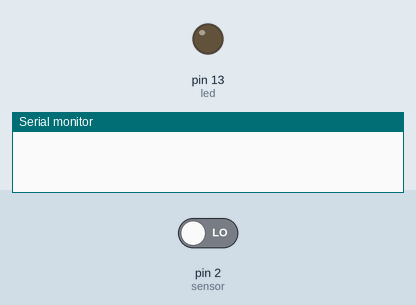
Recording of a sketch running on a simulated Arduino Uno, built with avr-gcc and run on an emulated ATmega328P. Shown: output pins drawn as LEDs (lit = HIGH), the last lines printed to the serial monitor. The inputs (shaded band) are chosen by the test bench; at power-on: pin 2 (sensor) LOW.

Above: at 1.2 s.
1.3 s: pin 2 (sensor) driven HIGH
At 1.6 s:
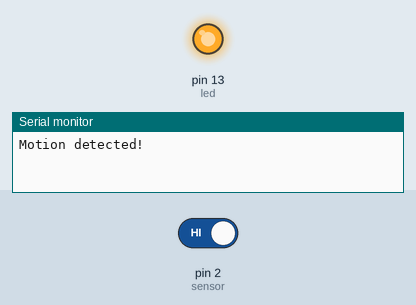
2.8 s: pin 2 (sensor) driven LOW
At 3.9 s:
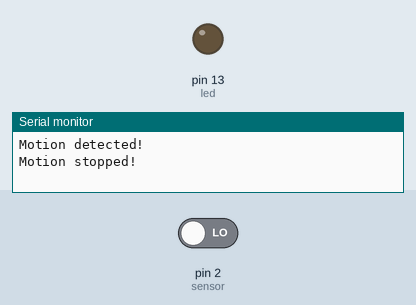
Timing chart, 0 to 5.8 s (numbered marks = the images above; inputs shaded):
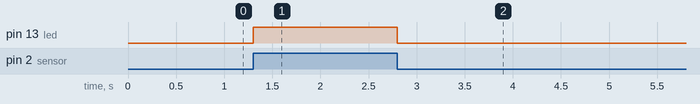

The sketch:

Interrupt.ino
```cpp
int led = 13;                // the pin that the LED is attached to
int sensor = 2;              // the pin that the sensor is attached to
volatile int state = LOW;    // by default, no motion detected

void setup() {
  pinMode(led, OUTPUT);      // initialize LED as an output
  pinMode(sensor, INPUT);    // initialize sensor as an input
  attachInterrupt(digitalPinToInterrupt(sensor), motionDetected, HIGH);
  // attach interrupt to sensor pin, trigger on rising edge (HIGH)
  Serial.begin(9600);        // initialize serial
}

void loop(){
  // do other stuff here, if needed
}

void motionDetected() {
  digitalWrite(led, !state);   // toggle LED
  state = !state;              // update variable state
  if (state == HIGH) {
    Serial.println("Motion detected!");
  }
  else {
    Serial.println("Motion stopped!");
  }
}

//In this code, we use the attachInterrupt function to attach an interrupt to the sensor pin. The motionDetected function is called whenever the sensor pin goes from low to high (rising edge). The volatile
//keyword is used to indicate that the state variable may be changed by the interrupt service routine.When motion is detected, the motionDetected function toggles the LED on or off depending on the current state,
//updates the state variable, and prints a message to the serial monitor.
//Note that interrupts can be a bit tricky to work with, so be sure to read up on their limitations and best practices if you're new to using them.
```

Measured:
- after the input at 1.3 s, pin 13 (led): LOW → HIGH at once
- after the input at 2.8 s, pin 13 (led): HIGH → LOW at once
